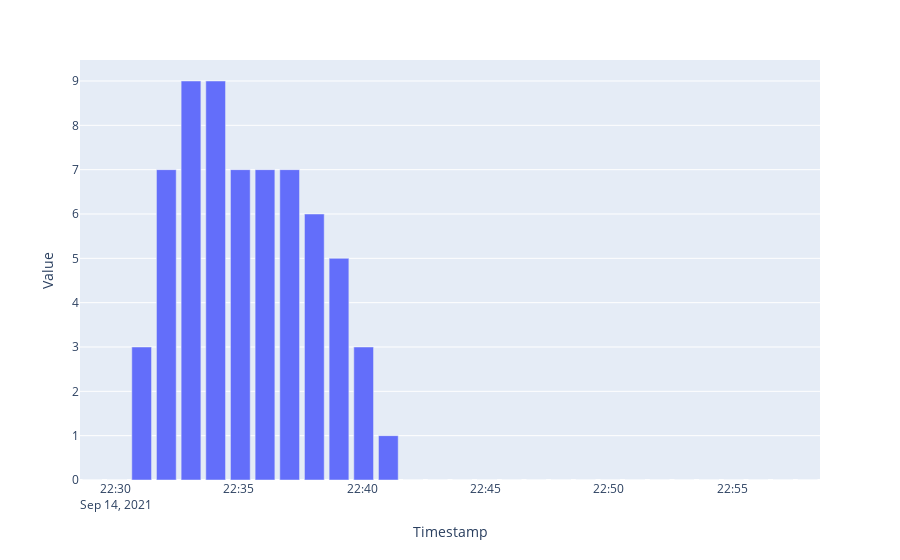

The cell this chart's notebook holds for it:
### Markdown cell above
## Requests waiting

### Code cell
#df = dfs['requests_waiting']
df = df_system[ df_system.Metric == Metric.RW.value ]
fig = px.bar(df, x='Timestamp', y='Value')
fig.show()

### Figure 1 — Plotly figure (JSON) as saved in the notebook; plotly's stock layout.template omitted (floating-point values rounded to 4 significant figures)
{"data": [{"alignmentgroup": "True", "hovertemplate": "Timestamp=%{x}<br>Value=%{y}<extra></extra>", "legendgroup": "", "marker": {"color": "#636efa", "pattern": {"shape": ""}}, "name": "", "offsetgroup": "", "orientation": "v", "showlegend": false, "textposition": "auto", "type": "bar", "x": ["2021-09-14T22:29:03.581918", "2021-09-14T22:30:03.581918", "2021-09-14T22:31:03.581918", "2021-09-14T22:32:03.581918", "2021-09-14T22:33:03.581918", "2021-09-14T22:34:03.581918", "2021-09-14T22:35:03.581918", "2021-09-14T22:36:03.581918", "2021-09-14T22:37:03.581918", "2021-09-14T22:38:03.581918", "2021-09-14T22:39:03.581918", "2021-09-14T22:40:03.581918", "2021-09-14T22:41:03.581918", "2021-09-14T22:42:03.581918", "2021-09-14T22:43:03.581918", "2021-09-14T22:44:03.581918", "2021-09-14T22:45:03.581918", "2021-09-14T22:46:03.581918", "2021-09-14T22:47:03.581918", "2021-09-14T22:48:03.581918", "2021-09-14T22:49:03.581918", "2021-09-14T22:50:03.581918", "2021-09-14T22:51:03.581918", "2021-09-14T22:52:03.581918", "2021-09-14T22:53:03.581918", "2021-09-14T22:54:03.581918", "2021-09-14T22:55:03.581918", "2021-09-14T22:56:03.581918", "2021-09-14T22:57:03.581918", "2021-09-14T22:58:03.581918"], "xaxis": "x", "y": [0, 0, 3, 7, 9, 9, 7, 7, 7, 6, 5, 3, 1, 0, 0, 0, 0, 0, 0, 0, 0, 0, 0, 0, 0, 0, 0, 0, 0, 0], "yaxis": "y"}], "layout": {"barmode": "relative", "legend": {"tracegroupgap": 0}, "margin": {"t": 60}, "xaxis": {"anchor": "y", "domain": [0, 1], "title": {"text": "Timestamp"}}, "yaxis": {"anchor": "x", "domain": [0, 1], "title": {"text": "Value"}}}}
